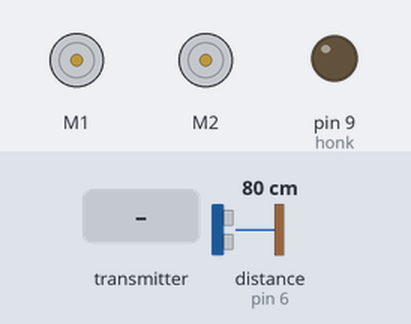
Recording of a sketch running on a simulated Arduino Uno, built with avr-gcc and run on an emulated ATmega328P. Shown: 2 × DC motor (green arrow = forward, orange = backward, longer = faster), output pins drawn as LEDs (lit = HIGH). Wiring (inferred from the names in the program): ultrasonic range finder: trigger pin 5; echo pin 6. The inputs (shaded band) are chosen by the test bench; at power-on: distance to the obstacle (sensor on pin 6) 80 cm. The echo pulse lasts 58.3 µs per cm; no radio packets arrive unless stated; pins used as bus, display or sensor lines are not drawn.

Above: at 1.2 s.
1.3 s: the transmitter starts sending received = 0
2.8 s: the transmitter starts sending received = 1023
At 3.7 s:
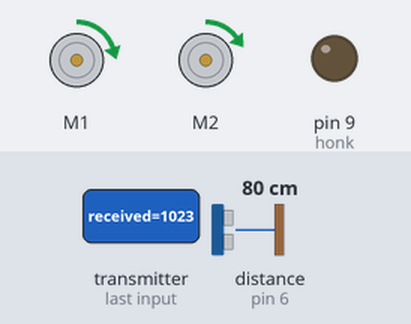
4.3 s: the transmitter starts sending received = 256
At 5.0 s:
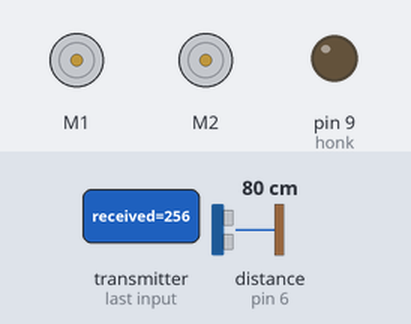
Timing chart, 0 to 7.3 s (numbered marks = the images above; inputs shaded):
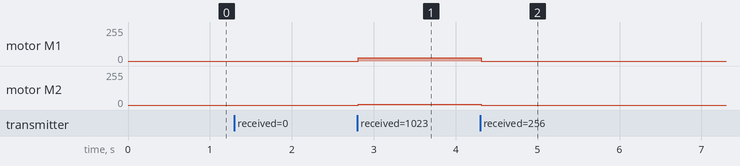

Measured:
- after the input at 2.8 s, motor M1: stopped → forward 23/255 at once; motor M2: stopped → forward 5/255 at once
- after the input at 4.3 s, motor M1: forward 23/255 → stopped at once; motor M2: forward 5/255 → stopped at once

The sketch:

FinalProjReceiver.ino
```cpp
#include <Adafruit_MotorShield.h>
#include <Wire.h>

#include <nRF24L01.h>
#include <printf.h>
#include <RF24.h>
#include <RF24_config.h>

int received, stopped;
long duration;

#define CE 7
#define CS 8

#define trig 5
#define echo 6

#define honk 9

RF24 radio(CE, CS);
Adafruit_MotorShield AFMS = Adafruit_MotorShield();

Adafruit_DCMotor *left = AFMS.getMotor(1);
Adafruit_DCMotor *right = AFMS.getMotor(2);

byte addresses[][6] = {"Node1", "Node2"};

void setup()
{
  radio.begin();
  AFMS.begin();

  pinMode(trig, OUTPUT);
  pinMode(echo, INPUT);
  pinMode(honk, OUTPUT);

  radio.setPALevel(RF24_PA_LOW);
  radio.setPayloadSize(2); //We are always sending and receiving ints (2 bytes). Increase efficiency

  radio.openWritingPipe(addresses[0]);
  radio.openReadingPipe(1, addresses[1]);

  radio.startListening();
}

void loop()
{
  stopped = 0;
  if(readUltraSonic() < 10) //Is there an obstacle present?
  {
    stopped = 1;
  }

  radio.stopListening();
  radio.write(&stopped, sizeof(stopped)); //Communicate precense or non precense of obstacle

  radio.startListening();

  if(radio.available())
  {
    while(radio.available())
    {
      radio.read(&received, sizeof(received));
    }

    decodeMessage(); //Only when there is message
  }


}

int readUltraSonic()
{
    //Clearing trig pin
  digitalWrite(trig, LOW);
  delayMicroseconds(2);

  digitalWrite(trig, HIGH);
  delayMicroseconds(10);
  digitalWrite(trig, LOW);

  duration = pulseIn(echo, HIGH);

  int distance = duration*.034/2;
  return distance; //in cm
}

void decodeMessage()
{
  bool toHonk = false;
  int x, y;
  if(abs(received) >= 10000) //Honk
  {
    toHonk = true;
    if(abs(received) >= 11000) //LeftorRight
    {
      if(received < 0) //Left
      {
        x = received + 1000 + 10000;
      }
      else //Right
      {
        x = received - 1000 - 10000;
      }
    }
    else //Forward or Backward
    {
      if(received < 0) // Backward
      {
        y = received + 10000;
      }
      else //Forward
      {
        received - 10000;
      }
    }
  }
  else //No honk
  {
    if(abs(received) >= 1000) // Left or right
    {
      if(received < 0) //Left
      {
        x = received + 1000;
      }
      else // Right
      {
        x = received - 1000;
      }
    }
    else //Forward or Backward
    {
      y = received;
    }
  }

  doSomething(x, y, toHonk); //Use decoded values to move car
}

void doSomething(int x, int y, bool honking)
{
  int leftPwr, rightPwr;

      left->run(RELEASE);
    right->run(RELEASE);
  if(honking)
  {
    digitalWrite(honk, HIGH);
  }

  if(abs(x) > 0 && stopped == 0) //Message with left right order AND no obstacle present
  {
    if(x < 0) //Left
    {
      leftPwr = abs(x)/4;
      rightPwr = abs(x);
    }
    else //Right
    {
      leftPwr = x;
      rightPwr = x/4;
    }

    left->setSpeed(leftPwr);
    right->setSpeed(rightPwr);
    left->run(FORWARD);
    right->run(FORWARD);
  }
  else if(abs(y) > 15 && stopped == 0) //Message with forward backward order and no obstacle present
  {
    if(y < 0) //Backward
    {
      leftPwr = abs(y);
      rightPwr = abs(y);

      left->setSpeed(leftPwr);
      right->setSpeed(rightPwr);
      left->run(BACKWARD);
      right->run(BACKWARD);
    }
    else //Forward
    {
      leftPwr = y;
      rightPwr = y;

      left->setSpeed(leftPwr);
      right->setSpeed(rightPwr);
      left->run(FORWARD);
      right->run(FORWARD);

      Serial.println("Forward");
    }
  }
  else // Neither of them significant enough or obstacle detected
  {
    left->run(RELEASE);
    right->run(RELEASE);
  }

  delay(100);
  digitalWrite(honk, LOW);
}
```
